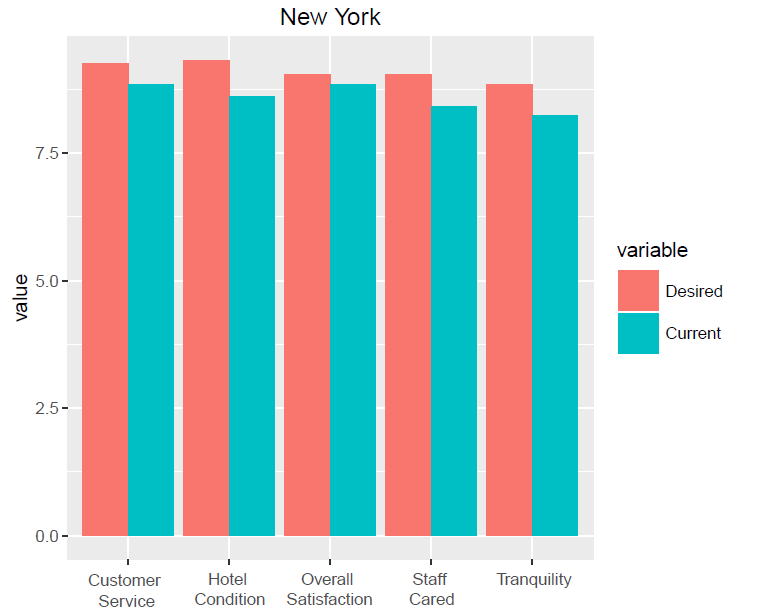

Write the R code that produced this figure.

#fun(nyData)


head(x$City_PL)
nyData = x[(x$City_PL=="New York"),]


fun <- function(df,postalCode)
{
  # Overall Satisfaction:
  cs1 = mean(df$Overall_Sat_H[(df$Postal.Code_PL==10036) & (df$Brand_PL=="Hyatt")], na.rm=T)
  print(paste("Desired Overall Satisfaction: ",cs1))
  
  cs2 = mean(df$Customer_SVC_H[(df$Postal.Code_PL==postalCode) & (df$Brand_PL=="Hyatt")], na.rm=T)
  print(paste("Current Overall Satisfaction: ",cs2))
  
  
  # Tranquility:
  cs1 = mean(df$Tranquility_H[(df$Postal.Code_PL==10036) & (df$Brand_PL=="Hyatt")], na.rm=T)
  print(paste("Desired Tranquility: ",cs1))
  
  cs2 = mean(df$Tranquility_H[(df$Postal.Code_PL==postalCode) & (df$Brand_PL=="Hyatt")], na.rm=T)
  print(paste("Current Tranquility: ",cs2))
  
  # Hotel Condition:
  cs1 = mean(df$Condition_Hotel_H[(df$Postal.Code_PL==10036) & (df$Brand_PL=="Hyatt")], na.rm=T)
  print(paste("Desired Hotel Condition: ",cs1))
  
  cs2 = mean(df$Condition_Hotel_H[(df$Postal.Code_PL==postalCode) & (df$Brand_PL=="Hyatt")], na.rm=T)
  print(paste("Current Hotel Condition: ",cs2))
  
  
  # Customer Service:
  cs1 = mean(df$Customer_SVC_H[(df$Postal.Code_PL==10036) & (df$Brand_PL=="Hyatt")], na.rm=T)
  print(paste("Desired Customer Service: ",cs1))
  
  cs2 = mean(df$Customer_SVC_H[(df$Postal.Code_PL==postalCode) & (df$Brand_PL=="Hyatt")], na.rm=T)
 print(paste("Current Customer Service: ",cs2))
 
 # Staff Cared:
 cs1 = mean(df$Staff_Cared_H[(df$Postal.Code_PL==10036) & (df$Brand_PL=="Hyatt")], na.rm=T)
 print(paste("Desired Staff Cared: ",cs1))
 
 cs2 = mean(df$Staff_Cared_H[(df$Postal.Code_PL==postalCode) & (df$Brand_PL=="Hyatt")], na.rm=T)
 print(paste("Current Staff Cared: ",cs2))
 
  # Spa Service: 
  
  a1=  (df$Spa_PL[(df$Postal.Code_PL==10036) & (df$Brand_PL=="Hyatt")])
  if( length(a1[a1=="Y"])>length(a1[a1=="N"]) )
  {a1<-c("Y")}
  if(length(a1[a1=="Y"])<length(a1[a1=="N"]))
  {a1<-c("N")}
  if(length(a1[a1=="Y"])==length(a1[a1=="N"]))
  {a1<-c("Data Not Available")}
  
  a2=  (df$Spa_PL[(df$Postal.Code_PL==postalCode) & (df$Brand_PL=="Hyatt")])
  if( length(a2[a2=="Y"])>length(a2[a2=="N"]) )
  {a2<-c("Y")}
  if(length(a2[a2=="Y"])<length(a2[a2=="N"]))
  {a2<-c("N")}
  if(length(a2[a2=="Y"])==length(a2[a2=="N"]))
  {a2<-c("Data Not Available")}
  
  
  if(a1!=a2)
  {
    print(paste("Desired Spa Service: ",a1))
    print(paste("Current Spa Service: ",a2))
  }
  
  
  #Casino
  
  b1=  (df$Casino_PL[(df$Postal.Code_PL==10036) & (df$Brand_PL=="Hyatt")])
  if( length(b1[b1=="Y"])>length(b1[b1=="N"]) )
  {b1<-c("Y")}
  if(length(b1[b1=="Y"])<length(b1[b1=="N"]))
  {b1<-c("N")}
  if(length(b1[b1=="Y"])==length(b1[b1=="N"]))
  {b1<-c("Data Not Available")}
  
  
  b2=  (df$Casino_PL[(df$Postal.Code_PL==postalCode) & (df$Brand_PL=="Hyatt")])
  if( length(b2[b2=="Y"])>length(b2[b2=="N"]) )
  {b2<-c("Y")}
  if(length(b2[b2=="Y"])<length(b2[b2=="N"]))
  {b2<-c("N")}
  if(length(b2[b2=="Y"])==length(b2[b2=="N"]))
  {b2<-c("Data Not Available")}
  
  
  if(b1!=b2)
  {
    print(paste("Desired Casino: ",b1))
    print(paste("Current Casino: ",b2))
  }
  
  # Boutique_PL
  
  b1=  (df$Boutique_PL[(df$Postal.Code_PL==10036) & (df$Brand_PL=="Hyatt")])
  if( length(b1[b1=="Y"])>length(b1[b1=="N"]) )
  {b1<-c("Y")}
  if(length(b1[b1=="Y"])<length(b1[b1=="N"]))
  {b1<-c("N")}
  if(length(b1[b1=="Y"])==length(b1[b1=="N"]))
  {b1<-c("Data Not Available")}

    
  b2=  (df$Boutique_PL[(df$Postal.Code_PL==postalCode) & (df$Brand_PL=="Hyatt")])
  if( length(b2[b2=="Y"])>length(b2[b2=="N"]) )
  {b2<-c("Y")}
  if(length(b2[b2=="Y"])<length(b2[b2=="N"]))
  {b2<-c("N")}
  if(length(b2[b2=="Y"])==length(b2[b2=="N"]))
  {b2<-c("Data Not Available")}

  
  if(b1!=b2)
  {
    print(paste("Desired Boutique: ",b1))
    print(paste("Current Boutique: ",b2))
  }
  
  
  
 

  
  #,df$Business.Center_PL
  
  
  b1=  (df$Business.Center_PL[(df$Postal.Code_PL==10036) & (df$Brand_PL=="Hyatt")])
  if( length(b1[b1=="Y"])>length(b1[b1=="N"]) )
  {b1<-c("Y")}
  if(length(b1[b1=="Y"])<length(b1[b1=="N"]))
  {b1<-c("N")}
  if(length(b1[b1=="Y"])==length(b1[b1=="N"]))
  {b1<-c("Data Not Available")}
  
  
  b2=  (df$Business.Center_PL[(df$Postal.Code_PL==postalCode) & (df$Brand_PL=="Hyatt")])
  if( length(b2[b2=="Y"])>length(b2[b2=="N"]) )
  {b2<-c("Y")}
  if(length(b2[b2=="Y"])<length(b2[b2=="N"]))
  {b2<-c("N")}
  if(length(b2[b2=="Y"])==length(b2[b2=="N"]))
  {b2<-c("Data Not Available")}
  
  
  if(b1!=b2)
  {
    print(paste("Desired Business.Center_PL: ",b1))
    print(paste("Current Business.Center_PL: ",b2))
  }
  
  

  
  
  #,df$Conference_PL
  #
  b1=  (df$Conference_PL[(df$Postal.Code_PL==10036) & (df$Brand_PL=="Hyatt")])
  if( length(b1[b1=="Y"])>length(b1[b1=="N"]) )
  {b1<-c("Y")}
  if(length(b1[b1=="Y"])<length(b1[b1=="N"]))
  {b1<-c("N")}
  if(length(b1[b1=="Y"])==length(b1[b1=="N"]))
  {b1<-c("Data Not Available")}
  
  b2=  (df$Conference_PL[(df$Postal.Code_PL==postalCode) & (df$Brand_PL=="Hyatt")])
  if( length(b2[b2=="Y"])>length(b2[b2=="N"]) )
  {b2<-c("Y")}
  if(length(b2[b2=="Y"])<length(b2[b2=="N"]))
  {b2<-c("N")}
  if(length(b2[b2=="Y"])==length(b2[b2=="N"]))
  {b2<-c("Data Not Available")}
  
  
  if(b1!=b2)
  {
    print(paste("Desired Conference_PL: ",b1))
    print(paste("Current Conference_PL: ",b2))
  }
  
  #,df$Convention_PL
  #
  b1=  (df$Convention_PL[(df$Postal.Code_PL==10036) & (df$Brand_PL=="Hyatt")])
  if( length(b1[b1=="Y"])>length(b1[b1=="N"]) )
  {b1<-c("Y")}
  if(length(b1[b1=="Y"])<length(b1[b1=="N"]))
  {b1<-c("N")}
  if(length(b1[b1=="Y"])==length(b1[b1=="N"]))
  {b1<-c("Data Not Available")}
  
  
  b2=  (df$Convention_PL[(df$Postal.Code_PL==postalCode) & (df$Brand_PL=="Hyatt")])
  if( length(b2[b2=="Y"])>length(b2[b2=="N"]) )
  {b2<-c("Y")}
  if(length(b2[b2=="Y"])<length(b2[b2=="N"]))
  {b2<-c("N")}
  if(length(b2[b2=="Y"])==length(b2[b2=="N"]))
  {b2<-c("Data Not Available")}
  
  
  if(b1!=b2)
  {
    print(paste("Desired Convention_PL: ",b1))
    print(paste("Current Convention_PL: ",b2))
  }
  
  #,df$Dry.Cleaning_PL
  #
  #
  b1=  (df$Dry.Cleaning_PL[(df$Postal.Code_PL==10036) & (df$Brand_PL=="Hyatt")])
  if( length(b1[b1=="Y"])>length(b1[b1=="N"]) )
  {b1<-c("Y")}
  if(length(b1[b1=="Y"])<length(b1[b1=="N"]))
  {b1<-c("N")}
  if(length(b1[b1=="Y"])==length(b1[b1=="N"]))
  {b1<-c("Data Not Available")}
  if(length(b1[b1=="Y"])==length(b1[b1=="N"]))
  {b1<-c("Data Not Available")}
  
  
  b2=  (df$Dry.Cleaning_PL[(df$Postal.Code_PL==postalCode) & (df$Brand_PL=="Hyatt")])
  if( length(b2[b2=="Y"])>length(b2[b2=="N"]) )
  {b2<-c("Y")}
  if(length(b2[b2=="Y"])<length(b2[b2=="N"]))
  {b2<-c("N")}
  if(length(b2[b2=="Y"])==length(b2[b2=="N"]))
  {b2<-c("Data Not Available")}
  if(length(b2[b2=="Y"])==length(b2[b2=="N"]))
  {b2<-c("Data Not Available")}
  
  
  if(b1!=b2)
  {
    print(paste("Desired Dry.Cleaning_PL: ",b1))
    print(paste("Current Dry.Cleaning_PL: ",b2))
  }
  
  
  #,df$Elevators_PL
  
  b1=  (df$Elevators_PL[(df$Postal.Code_PL==10036) & (df$Brand_PL=="Hyatt")])
  if( length(b1[b1=="Y"])>length(b1[b1=="N"]) )
  {b1<-c("Y")}
  if(length(b1[b1=="Y"])<length(b1[b1=="N"]))
  {b1<-c("N")}
  if(length(b1[b1=="Y"])==length(b1[b1=="N"]))
  {b1<-c("Data Not Available")}
  
  
  b2=  (df$Elevators_PL[(df$Postal.Code_PL==postalCode) & (df$Brand_PL=="Hyatt")])
  if( length(b2[b2=="Y"])>length(b2[b2=="N"]) )
  {b2<-c("Y")}
  if(length(b2[b2=="Y"])<length(b2[b2=="N"]))
  {b2<-c("N")}
  if(length(b2[b2=="Y"])==length(b2[b2=="N"]))
  {b2<-c("Data Not Available")}
  
  
  if(b1!=b2)
  {
    print(paste("Desired Elevators_PL: ",b1))
    print(paste("Current Elevators_PL: ",b2))
  }
  
  
  #,df$Fitness.Center_PL
  
  b1=  (df$Fitness.Center_PL[(df$Postal.Code_PL==10036) & (df$Brand_PL=="Hyatt")])
  if( length(b1[b1=="Y"])>length(b1[b1=="N"]) )
  {b1<-c("Y")}
  if(length(b1[b1=="Y"])<length(b1[b1=="N"]))
  {b1<-c("N")}
  if(length(b1[b1=="Y"])==length(b1[b1=="N"]))
  {b1<-c("Data Not Available")}
  
  
  b2=  (df$Fitness.Center_PL[(df$Postal.Code_PL==postalCode) & (df$Brand_PL=="Hyatt")])
  if( length(b2[b2=="Y"])>length(b2[b2=="N"]) )
  {b2<-c("Y")}
  if(length(b2[b2=="Y"])<length(b2[b2=="N"]))
  {b2<-c("N")}
  if(length(b2[b2=="Y"])==length(b2[b2=="N"]))
  {b2<-c("Data Not Available")}
  
  if(b1!=b2)
  {
    print(paste("Desired Fitness.Center_PL: ",b1))
    print(paste("Current Fitness.Center_PL: ",b2))
  }
  
  
  
  
  #,df$Fitness.Trainer_PL
  
  
  b1=  (df$Fitness.Trainer_PL[(df$Postal.Code_PL==10036) & (df$Brand_PL=="Hyatt")])
  if( length(b1[b1=="Y"])>length(b1[b1=="N"]) )
  {b1<-c("Y")}
  if(length(b1[b1=="Y"])<length(b1[b1=="N"]))
  {b1<-c("N")}
  if(length(b1[b1=="Y"])==length(b1[b1=="N"]))
  {b1<-c("Data Not Available")}
  
  
  b2=  (df$Fitness.Trainer_PL[(df$Postal.Code_PL==postalCode) & (df$Brand_PL=="Hyatt")])
  if( length(b2[b2=="Y"])>length(b2[b2=="N"]) )
  {b2<-c("Y")}
  if(length(b2[b2=="Y"])<length(b2[b2=="N"]))
  {b2<-c("N")}
  if(length(b2[b2=="Y"])==length(b2[b2=="N"]))
  {b2<-c("Data Not Available")}
  
  
  if(b1!=b2)
  {
    print(paste("Desired Fitness.Trainer_PL: ",b1))
    print(paste("Current Fitness.Trainer_PL: ",b2))
  }
  
  
  
  #,df$Golf_PL
  
  b1=  (df$Golf_PL[(df$Postal.Code_PL==10036) & (df$Brand_PL=="Hyatt")])
  if( length(b1[b1=="Y"])>length(b1[b1=="N"]) )
  {b1<-c("Y")}
  if(length(b1[b1=="Y"])<length(b1[b1=="N"]))
  {b1<-c("N")}
  if(length(b1[b1=="Y"])==length(b1[b1=="N"]))
  {b1<-c("Data Not Available")}
  
  
  
  b2=  (df$Golf_PL[(df$Postal.Code_PL==postalCode) & (df$Brand_PL=="Hyatt")])
  if( length(b2[b2=="Y"])>length(b2[b2=="N"]) )
  {b2<-c("Y")}
  if(length(b2[b2=="Y"])<length(b2[b2=="N"]))
  {b2<-c("N")}
  if(length(b2[b2=="Y"])==length(b2[b2=="N"]))
  {b2<-c("Data Not Available")}
  
  
  if(b1!=b2)
  {
    print(paste("Desired Golf_PL: ",b1))
    print(paste("Current Golf_PL: ",b2))
  }
  
  
  
  #,df$Indoor.Corridors_PL
  
  b1=  (df$Indoor.Corridors_PL[(df$Postal.Code_PL==10036) & (df$Brand_PL=="Hyatt")])
  if( length(b1[b1=="Y"])>length(b1[b1=="N"]) )
  {b1<-c("Y")}
  if(length(b1[b1=="Y"])<length(b1[b1=="N"]))
  {b1<-c("N")}
  if(length(b1[b1=="Y"])==length(b1[b1=="N"]))
  {b1<-c("Data Not Available")}
  
  
  b2=  (df$Indoor.Corridors_PL[(df$Postal.Code_PL==postalCode) & (df$Brand_PL=="Hyatt")])
  if( length(b2[b2=="Y"])>length(b2[b2=="N"]) )
  {b2<-c("Y")}
  if(length(b2[b2=="Y"])<length(b2[b2=="N"]))
  {b2<-c("N")}
  if(length(b2[b2=="Y"])==length(b2[b2=="N"]))
  {b2<-c("Data Not Available")}
  
  
  if(b1!=b2)
  {
    print(paste("Desired Indoor.Corridors_PL: ",b1))
    print(paste("Current Indoor.Corridors_PL: ",b2))
  }
  
  
  
  #,df$Laundry_PL
  
  b1=  (df$Laundry_PL[(df$Postal.Code_PL==10036) & (df$Brand_PL=="Hyatt")])
  if( length(b1[b1=="Y"])>length(b1[b1=="N"]) )
  {b1<-c("Y")}
  if(length(b1[b1=="Y"])<length(b1[b1=="N"]))
  {b1<-c("N")}
  if(length(b1[b1=="Y"])==length(b1[b1=="N"]))
  {b1<-c("Data Not Available")}
  
  
  b2=  (df$Laundry_PL[(df$Postal.Code_PL==postalCode) & (df$Brand_PL=="Hyatt")])
  if( length(b2[b2=="Y"])>length(b2[b2=="N"]) )
  {b2<-c("Y")}
  if(length(b2[b2=="Y"])<length(b2[b2=="N"]))
  {b2<-c("N")}
  if(length(b2[b2=="Y"])==length(b2[b2=="N"]))
  {b2<-c("Data Not Available")}
  
  
  if(b1!=b2)
  {
    print(paste("Desired Laundry_PL: ",b1))
    print(paste("Current Laundry_PL: ",b2))
  }
  
  
  #,df$Limo.Service_PL
  
  b1=  (df$Limo.Service_PL[(df$Postal.Code_PL==10036) & (df$Brand_PL=="Hyatt")])
  if( length(b1[b1=="Y"])>length(b1[b1=="N"]) )
  {b1<-c("Y")}
  if(length(b1[b1=="Y"])<length(b1[b1=="N"]))
  {b1<-c("N")}
  if(length(b1[b1=="Y"])==length(b1[b1=="N"]))
  {b1<-c("Data Not Available")}
  
  
  b2=  (df$Limo.Service_PL[(df$Postal.Code_PL==postalCode) & (df$Brand_PL=="Hyatt")])
  if( length(b2[b2=="Y"])>length(b2[b2=="N"]) )
  {b2<-c("Y")}
  if(length(b2[b2=="Y"])<length(b2[b2=="N"]))
  {b2<-c("N")}
  if(length(b2[b2=="Y"])==length(b2[b2=="N"]))
  {b2<-c("Data Not Available")}
  
  if(b1!=b2)
  {
    print(paste("Desired Limo.Service_PL: ",b1))
    print(paste("Current Limo.Service_PL: ",b2))
  }
  
  
  
  
  #,df$Mini.Bar_PL
  
  b1=  (df$Mini.Bar_PL[(df$Postal.Code_PL==10036) & (df$Brand_PL=="Hyatt")])
  if( length(b1[b1=="Y"])>length(b1[b1=="N"]) )
  {b1<-c("Y")}
  if(length(b1[b1=="Y"])<length(b1[b1=="N"]))
  {b1<-c("N")}
  if(length(b1[b1=="Y"])==length(b1[b1=="N"]))
  {b1<-c("Data Not Available")}
  
  
  
  b2=  (df$Mini.Bar_PL[(df$Postal.Code_PL==postalCode) & (df$Brand_PL=="Hyatt")])
  if( length(b2[b2=="Y"])>length(b2[b2=="N"]) )
  {b2<-c("Y")}
  if(length(b2[b2=="Y"])<length(b2[b2=="N"]))
  {b2<-c("N")}
  if(length(b2[b2=="Y"])==length(b2[b2=="N"]))
  {b2<-c("Data Not Available")}
  
  
  if(b1!=b2)
  {
    print(paste("Desired Mini.Bar_PL: ",b1))
    print(paste("Current Mini.Bar_PL: ",b2))
  }
  
  
  
  #,df$Pool.Indoor_PL
  
  b1=  (df$Pool.Indoor_PL[(df$Postal.Code_PL==10036) & (df$Brand_PL=="Hyatt")])
  if( length(b1[b1=="Y"])>length(b1[b1=="N"]) )
  {b1<-c("Y")}
  if(length(b1[b1=="Y"])<length(b1[b1=="N"]))
  {b1<-c("N")}
  if(length(b1[b1=="Y"])==length(b1[b1=="N"]))
  {b1<-c("Data Not Available")}
  
  
  b2=  (df$Pool.Indoor_PL[(df$Postal.Code_PL==postalCode) & (df$Brand_PL=="Hyatt")])
  if( length(b2[b2=="Y"])>length(b2[b2=="N"]) )
  {b2<-c("Y")}
  if(length(b2[b2=="Y"])<length(b2[b2=="N"]))
  {b2<-c("N")}
  if(length(b2[b2=="Y"])==length(b2[b2=="N"]))
  {b2<-c("Data Not Available")}
  
  
  if(b1!=b2)
  {
    print(paste("Desired Pool.Indoor_PL: ",b1))
    print(paste("Current Pool.Indoor_PL: ",b2))
  }
  
  
  
  #,df$Pool.Outdoor_PL
  
  b1=  (df$Pool.Outdoor_PL[(df$Postal.Code_PL==10036) & (df$Brand_PL=="Hyatt")])
  if( length(b1[b1=="Y"])>length(b1[b1=="N"]) )
  {b1<-c("Y")}
  if(length(b1[b1=="Y"])<length(b1[b1=="N"]))
  {b1<-c("N")}
  if(length(b1[b1=="Y"])==length(b1[b1=="N"]))
  {b1<-c("Data Not Available")}
  
  
  
  b2=  (df$Pool.Outdoor_PL[(df$Postal.Code_PL==postalCode) & (df$Brand_PL=="Hyatt")])
  if( length(b2[b2=="Y"])>length(b2[b2=="N"]) )
  {b2<-c("Y")}
  if(length(b2[b2=="Y"])<length(b2[b2=="N"]))
  {b2<-c("N")}
  if(length(b2[b2=="Y"])==length(b2[b2=="N"]))
  {b2<-c("Data Not Available")}
  
  
  if(b1!=b2)
  {
    print(paste("Desired Pool.Outdoor_PL: ",b1))
    print(paste("Current Pool.Outdoor_PL: ",b2))
  }
  
  
  
  #,df$Regency.Grand.Club_PL
  
  b1=  (df$Regency.Grand.Club_PL[(df$Postal.Code_PL==10036) & (df$Brand_PL=="Hyatt")])
  if( length(b1[b1=="Y"])>length(b1[b1=="N"]) )
  {b1<-c("Y")}
  if(length(b1[b1=="Y"])<length(b1[b1=="N"]))
  {b1<-c("N")}
  if(length(b1[b1=="Y"])==length(b1[b1=="N"]))
  {b1<-c("Data Not Available")}
  
  
  
  b2=  (df$Regency.Grand.Club_PL[(df$Postal.Code_PL==postalCode) & (df$Brand_PL=="Hyatt")])
  if( length(b2[b2=="Y"])>length(b2[b2=="N"]) )
  {b2<-c("Y")}
  if(length(b2[b2=="Y"])<length(b2[b2=="N"]))
  {b2<-c("N")}
  if(length(b2[b2=="Y"])==length(b2[b2=="N"]))
  {b2<-c("Data Not Available")}
  
  
  if(b1!=b2)
  {
    print(paste("Desired Regency.Grand.Club_PL: ",b1))
    print(paste("Current Regency.Grand.Club_PL: ",b2))
  }
  
  
  
  #,df$Resort_PL
  
  
  b1=  (df$Resort_PL[(df$Postal.Code_PL==10036) & (df$Brand_PL=="Hyatt")])
  if( length(b1[b1=="Y"])>length(b1[b1=="N"]) )
  {b1<-c("Y")}
  if(length(b1[b1=="Y"])<length(b1[b1=="N"]))
  {b1<-c("N")}
  if(length(b1[b1=="Y"])==length(b1[b1=="N"]))
  {b1<-c("Data Not Available")}
  
  
  
  b2=  (df$Resort_PL[(df$Postal.Code_PL==postalCode) & (df$Brand_PL=="Hyatt")])
  if( length(b2[b2=="Y"])>length(b2[b2=="N"]) )
  {b2<-c("Y")}
  if(length(b2[b2=="Y"])<length(b2[b2=="N"]))
  {b2<-c("N")}
  if(length(b2[b2=="Y"])==length(b2[b2=="N"]))
  {b2<-c("Data Not Available")}
  
  
  if(b1!=b2)
  {
    print(paste("Desired Resort_PL: ",b1))
    print(paste("Current Resort_PL: ",b2))
  }
  
  
  #,df$Restaurant_PL
  
  b1=  (df$Restaurant_PL[(df$Postal.Code_PL==10036) & (df$Brand_PL=="Hyatt")])
  if( length(b1[b1=="Y"])>length(b1[b1=="N"]) )
  {b1<-c("Y")}
  if(length(b1[b1=="Y"])<length(b1[b1=="N"]))
  {b1<-c("N")}
  if(length(b1[b1=="Y"])==length(b1[b1=="N"]))
  {b1<-c("Data Not Available")}
  
  
  
  b2=  (df$Restaurant_PL[(df$Postal.Code_PL==postalCode) & (df$Brand_PL=="Hyatt")])
  if( length(b2[b2=="Y"])>length(b2[b2=="N"]) )
  {b2<-c("Y")}
  if(length(b2[b2=="Y"])<length(b2[b2=="N"]))
  {b2<-c("N")}
  if(length(b2[b2=="Y"])==length(b2[b2=="N"]))
  {b2<-c("Data Not Available")}
  
  
  if(b1!=b2)
  {
    print(paste("Desired Restaurant_PL: ",b1))
    print(paste("Current Restaurant_PL: ",b2))
  }
  
  
  #,df$Self.Parking_PL
  
  
  b1=  (df$Self.Parking_PL[(df$Postal.Code_PL==10036) & (df$Brand_PL=="Hyatt")])
  if( length(b1[b1=="Y"])>length(b1[b1=="N"]) )
  {b1<-c("Y")}
  if(length(b1[b1=="Y"])<length(b1[b1=="N"]))
  {b1<-c("N")}
  if(length(b1[b1=="Y"])==length(b1[b1=="N"]))
  {b1<-c("Data Not Available")}
  
  
  
  b2=  (df$Self.Parking_PL[(df$Postal.Code_PL==postalCode) & (df$Brand_PL=="Hyatt")])
  if( length(b2[b2=="Y"])>length(b2[b2=="N"]) )
  {b2<-c("Y")}
  if(length(b2[b2=="Y"])<length(b2[b2=="N"]))
  {b2<-c("N")}
  if(length(b2[b2=="Y"])==length(b2[b2=="N"]))
  {b2<-c("Data Not Available")}
  
  
  
  if(b1!=b2)
  {
    print(paste("Desired Self.Parking_PL: ",b1))
    print(paste("Current Self.Parking_PL: ",b2))
  }
  
  
  #,df$Shuttle.Service_PL
  
  
  b1=  (df$Shuttle.Service_PL[(df$Postal.Code_PL==10036) & (df$Brand_PL=="Hyatt")])
  if( length(b1[b1=="Y"])>length(b1[b1=="N"]) )
  {b1<-c("Y")}
  if(length(b1[b1=="Y"])<length(b1[b1=="N"]))
  {b1<-c("N")}
  if(length(b1[b1=="Y"])==length(b1[b1=="N"]))
  {b1<-c("Data Not Available")}
  
  
  
  b2=  (df$Shuttle.Service_PL[(df$Postal.Code_PL==postalCode) & (df$Brand_PL=="Hyatt")])
  if( length(b2[b2=="Y"])>length(b2[b2=="N"]) )
  {b2<-c("Y")}
  if(length(b2[b2=="Y"])<length(b2[b2=="N"]))
  {b2<-c("N")}
  if(length(b2[b2=="Y"])==length(b2[b2=="N"]))
  {b2<-c("Data Not Available")}
  
  
  if(b1!=b2)
  {
    print(paste("Desired Shuttle.Service_PL: ",b1))
    print(paste("Current Shuttle.Service_PL: ",b2))
  }
  
  #,df$Ski_PL
  
  b1=  (df$Ski_PL[(df$Postal.Code_PL==10036) & (df$Brand_PL=="Hyatt")])
  if( length(b1[b1=="Y"])>length(b1[b1=="N"]) )
  {b1<-c("Y")}
  if(length(b1[b1=="Y"])<length(b1[b1=="N"]))
  {b1<-c("N")}
  if(length(b1[b1=="Y"])==length(b1[b1=="N"]))
  {b1<-c("Data Not Available")}
  
  
  
  b2=  (df$Ski_PL[(df$Postal.Code_PL==postalCode) & (df$Brand_PL=="Hyatt")])
  if( length(b2[b2=="Y"])>length(b2[b2=="N"]) )
  {b2<-c("Y")}
  if(length(b2[b2=="Y"])<length(b2[b2=="N"]))
  {b2<-c("N")}
  if(length(b2[b2=="Y"])==length(b2[b2=="N"]))
  {b2<-c("Data Not Available")}
  
  
  if(b1!=b2)
  {
    print(paste("Desired Ski_PL: ",b1))
    print(paste("Current Ski_PL: ",b2))
  }
  
  
  
  
  
  #,df$Valet.Parking_PL
  
  b1=  (df$Valet.Parking_PL[(df$Postal.Code_PL==10036) & (df$Brand_PL=="Hyatt")])
  if( length(b1[b1=="Y"])>length(b1[b1=="N"]) )
  {b1<-c("Y")}
  if(length(b1[b1=="Y"])<length(b1[b1=="N"]))
  {b1<-c("N")}
  if(length(b1[b1=="Y"])==length(b1[b1=="N"]))
  {b1<-c("Data Not Available")}
  
  
  
  b2=  (df$Valet.Parking_PL[(df$Postal.Code_PL==postalCode) & (df$Brand_PL=="Hyatt")])
  if( length(b2[b2=="Y"])>length(b2[b2=="N"]) )
  {b2<-c("Y")}
  if(length(b2[b2=="Y"])<length(b2[b2=="N"]))
  {b2<-c("N")}
  if(length(b2[b2=="Y"])==length(b2[b2=="N"]))
  {b2<-c("Data Not Available")}
  
  
  if(b1!=b2)
  {
    print(paste("Desired Valet.Parking_PL: ",b1))
    print(paste("Current Valet.Parking_PL: ",b2))
  }
  
  
  
}

table(nyData$Postal.Code_PL,nyData$NPS)

fun(nyData,10017)



nydf <- data.frame(c("Overall Satisfaction","Tranquility","Hotel Condition","Customer Service","Staff Cared")
                   ,c(9.04,8.85,9.31,9.25,9.04)
                   ,c(8.84,8.24,8.60,8.84,8.41)
)

colnames(nydf) <- c("Rating","Desired","Current")



melteddf = melt(nydf, id = "Rating")

ggplot(melteddf, aes(Rating, value)) +   
  geom_bar(aes(fill = variable), position = "dodge", stat="identity") + 
  labs(title = "New York")
